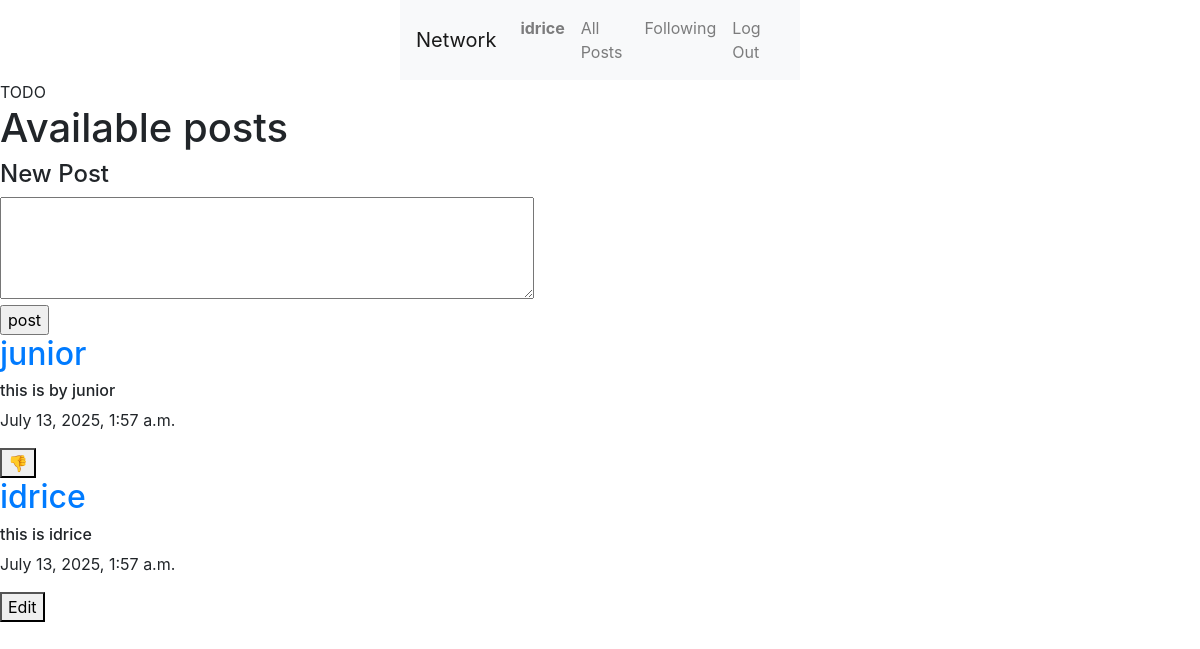
/ (signed in), run on the app's committed database.
### network/models.py (models this page shows, shortened)
class User(AbstractUser):
    pass

class Posts(models.Model):
    content = models.CharField(max_length=164)
    user = models.ForeignKey(User, on_delete=models.CASCADE, related_name="author")
    date = models.DateTimeField(auto_now_add=True)

### network/views.py (the view)
# urls.py: path("", views.index, name="index"),
def index(request):
    posts = Posts.objects.all().order_by('id').reverse()
    pagi = Paginator(posts, 10)
    paginumber = request.GET.get('page')
    pagePosts = pagi.get_page(paginumber)
    likes = Like.objects.all()
    liked = []
    try:
        for like in likes:
            if like.user.id == request.user.id:
                liked.append(like.post.id)
    except:
        liked=[]
    context = {
        "liked":liked,
        "posts":posts,
        "pagePosts":pagePosts
    }
    return render(request, "network/index.html", context)

### network/templates/network/index.html (shortened to what this page needs)
{% extends "network/layout.html" %}
{% block body %}
    TODO
    <h1>Available posts</h1>
    {%if user.is_authenticated%}
     <h4>New Post</h4>
     <form method="post" action="{%url 'post'%}">
        <textarea name="content" rows="4" cols="50"></textarea></br>
        <input type="submit" value="post" />
    </form>
    {%endif%}
    <div>
        {%for post in pagePosts %}
          <div>
            <h2><a href="{%url 'profile' user_id=post.user.id%}">{{post.user}}</a></h2>
            <h6 id="content_{{post.id}}">{{post.content}}</h6>
            <p>{{post.date}}</p>
            {%if user.is_authenticated%}
                {%if user == post.user%}
                   <div>
                    <button data-target="#modal_edit_post_{{post.id}}" type="submit" data-toggle="modal">Edit</button>
                   </div>
            {%else%}
             {%if post.id in liked%}
               <button onclick="likedd({{post.id}}, {{liked}})" id="{{post.id}}">👎</button>
             {%else%}
               <button onclick="likedd({{post.id}}, {{liked}})" id="{{post.id}}">👍</button>
             {%endif%}
                            {%endif%}
                        {%endif%}
                    </div>
                    {%endfor%}
                </div>
{% endblock %}

### network/templates/network/layout.html (shortened to what this page needs)
{% load static %}
<!DOCTYPE html>
<html lang="en">
    <head>
        <link rel="stylesheet" href="https://cdn.jsdelivr.net/npm/bootstrap@4.0.0/dist/css/bootstrap.min.css">
        <link rel="stylesheet" href="https://stackpath.bootstrapcdn.com/bootstrap/4.4.1/css/bootstrap.min.css">
        <link href="{% static 'network/styles.css' %}" rel="stylesheet">
    </head>
    <body>
        <nav class="navbar navbar-expand-lg navbar-light bg-light">
            <a class="navbar-brand" href="{%url 'index'%}">Network</a>
            <div>
              <ul class="navbar-nav mr-auto">
                {% if user.is_authenticated %}
                    <li class="nav-item">
                        <a class="nav-link" href="{%url 'profile' user_id=user.id %}"><strong>{{ user.username }}</strong></a>
                    </li>
                {% endif %}
                <li class="nav-item">
                  <a class="nav-link" href="{% url 'index' %}">All Posts</a>
                </li>
                {% if user.is_authenticated %}
                    <li class="nav-item">
                        <a class="nav-link" href="{%url 'following'%}">Following</a>
                    </li>
                    <li class="nav-item">
                        <a class="nav-link" href="{% url 'logout' %}">Log Out</a>
                    </li>
                {% endif %}
              </ul>
            </div>
          </nav>
        <div class="body">
            {% block body %}
            {% endblock %}
        </div>
    </body>
</html>

### network/static/network/styles.css (style rules this page uses)
nav { display: block; width: 400px; margin: 0 auto; }

### data on the page
User: username "idrice"
Posts: user "junior", content "this is by junior", date "July 13, 2025, 1:57 a.m."
Posts: user "idrice", content "this is idrice", date "July 13, 2025, 1:57 a.m."
